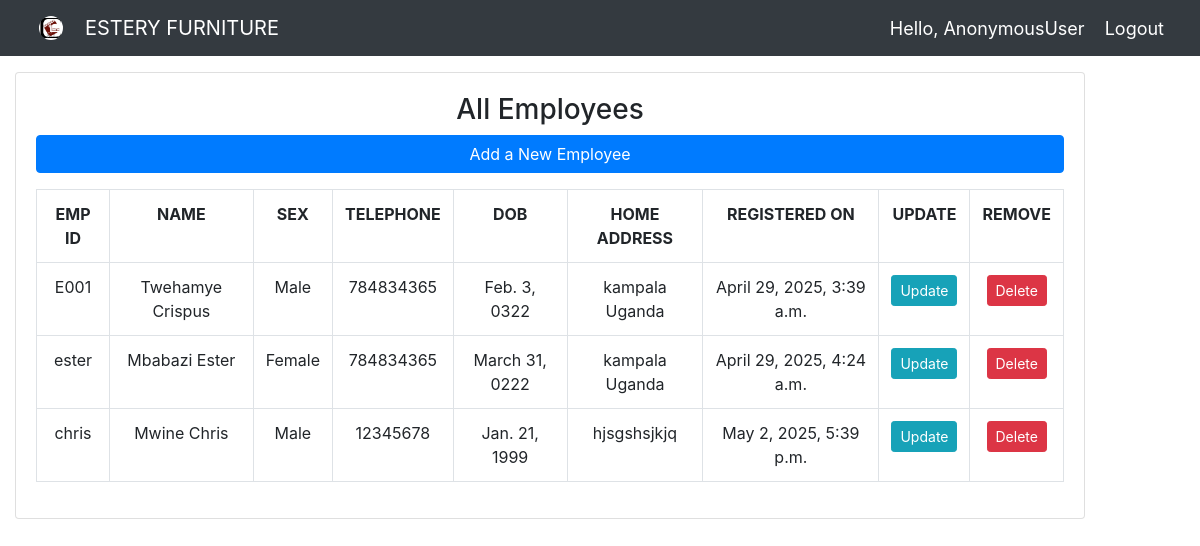
Screenshot of /all_employee/ with the database file from the repository.
### estery_app/models.py (models this page shows, shortened)
class Employee(models.Model):
    sex_choices = (("Male","male"), ("Female","Female"))
    emp_id =models.CharField(max_length=10, primary_key=True )
    full_name = models.CharField(max_length=200, null=False)
    sex = models.CharField(max_length=10,choices = sex_choices)
    telephone = models.PositiveIntegerField()
    date_of_birth = models.DateField(validators=[MaxValueValidator(datetime.date.today)])
    parent_name = models.CharField(max_length=200, null=False)
    parent_telephone = models.PositiveIntegerField()
    home_address = models.CharField(max_length=300)
    Registered_date = models.DateTimeField(auto_now_add=True)

### estery_app/views.py (the view)
# urls.py: path('all_employee/', views.allEmployee, name='all_employee'),
def allEmployee(request):
    employee_list = Employee.objects.all()
    context = {
                'employee_list': employee_list,
        }
    return render(request, 'all_employee.html', context )

### estery_app/templates/all_employee.html (shortened to what this page needs)
{% extends 'main.html' %}
{% load static %}
{% block content %}
<link rel="stylesheet" href="https://cdn.jsdelivr.net/npm/bootstrap@4.5.3/dist/css/bootstrap.min.css">
<br>
 <div class = "col-md-11 text-center">
    <div class="card card-body">
        <h3 id="header-h2">All Employees</h3>
        <a class="btn btn-primary btn-block" href="{% url 'create_expense' %}"> Add a New Employee</a><p></p>
        <table class="table table-bordered border-primary table-hover">
                <th>EMP ID</th>
                <th>NAME</th>
                <th>SEX</th>
                <th>TELEPHONE</th>
                <th>DOB</th>
                <th>HOME ADDRESS</th>
                <th>REGISTERED ON</th>
                <th>UPDATE</th>
                <th>REMOVE</th>
            {% for x in employee_list %}
            <tr>
                <td>{{ x.emp_id }}</td>
                <td>{{ x.full_name }}</td>
                <td>{{ x.sex }}</td>
                <td>{{ x.telephone }}</td>
                <td>{{ x.date_of_birth}}</td>
                <td>{{ x.home_address }}</td>
                <td>{{ x.Registered_date}}</td>
                <td><a class="btn btn-sm btn-info" href="{% url 'update_employee' x.emp_id  %}">Update</a></td>
                <td><a class="btn btn-sm btn-danger" href="{% url 'delete_employee' x.emp_id  %}">Delete</a></td>
            </tr>
            {% endfor %}
        </table>
    </div><br>
</div>
{% endblock content %}

### estery_app/static/css/main.css (style rules this page uses)
body { background-color: #ebeff5; }

### rows the page displays
Employee: emp_id "E001", full_name "Twehamye Crispus", sex "Male", telephone "784834365", date_of_birth "Feb. 3, 0322", home_address "kampala Uganda", Registered_date "April 29, 2025, 3:39 a.m."
Employee: emp_id "ester", full_name "Mbabazi Ester", sex "Female", telephone "784834365", date_of_birth "March 31, 0222", home_address "kampala Uganda", Registered_date "April 29, 2025, 4:24 a.m."
Employee: emp_id "chris", full_name "Mwine Chris", sex "Male", telephone "12345678", date_of_birth "Jan. 21, 1999", home_address "hjsgshsjkjq", Registered_date "May 2, 2025, 5:39 p.m."

### other values shown
{{ request.user }} "AnonymousUser"
